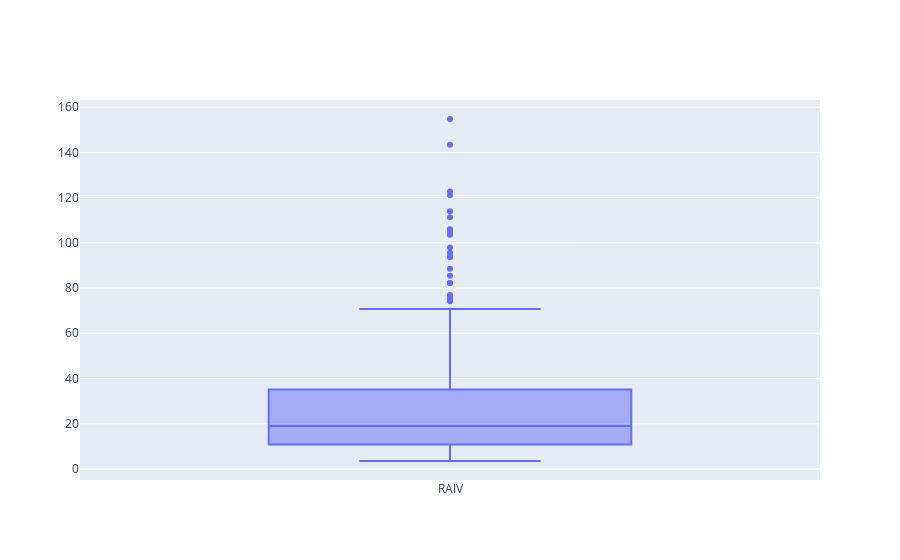

Notebook code for this chart:
### Markdown cell above
- 이상치 제거

### Code cell
import plotly.graph_objects as go
fig = go.Figure()
fig.add_trace(go.Box(y=merged_result['RAIV'], name='RAIV'))
fig.show()

### Figure 1 — Plotly figure (JSON) as saved in the notebook; plotly's stock layout.template omitted (floating-point values rounded to 4 significant figures; data arrays with more than 128 entries replaced by an {"elided": "..."} marker saying what was removed)
{"data": [{"name": "RAIV", "type": "box", "y": {"elided": "389 float values"}}], "layout": {}}
